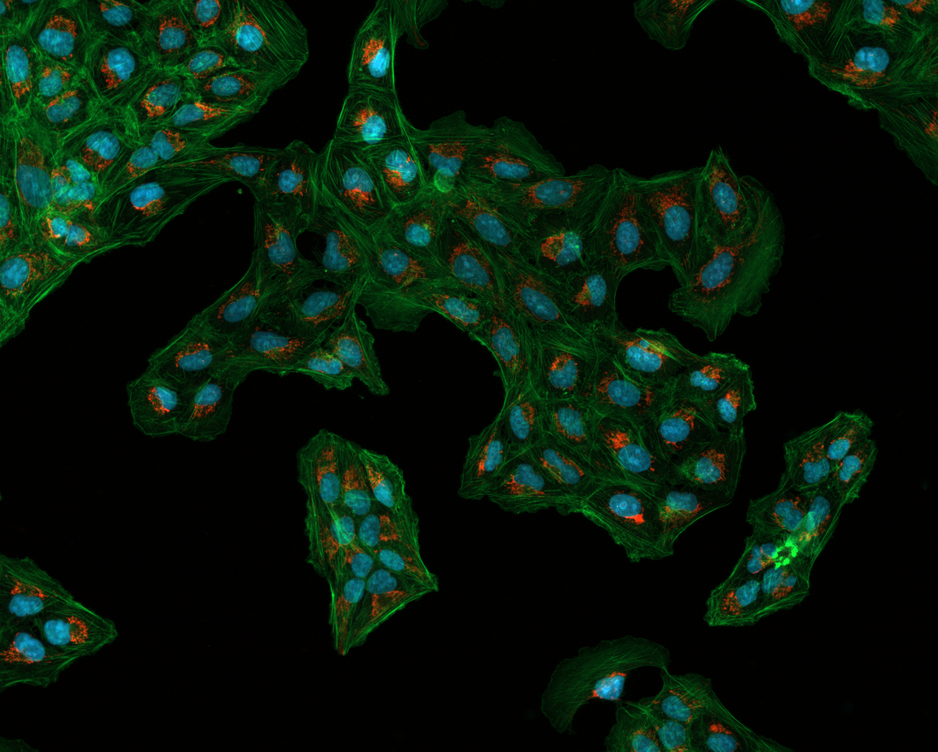
#> input picture opencv/bnsreenu/image_processing_APEER/Osteosarcoma_01.tif, 938 x 752 px, shrunk from 1376 x 1104 before the run, found by its file name
$ python '51-hresholding and segmentation.py'
#> lines starting #> are read from the running program, lines starting #| are printed output that depends on the picture; after the words box and inside, x2 and y2 are one past the last pixel; in counts of white or black regions, pixels touching at a corner belong together
"""
     51 - What is image thresholding and segmentation?
 -----------------------------------------------------
https://www.youtube.com/watch?v=8TkligJJCAQ&list=PLHae9ggVvqPgyRQQOtENr6hK0m1UquGaG&index=52
https://github.com/bnsreenu/python_for_image_processing_APEER/blob/master/tutorial51_what_is_image_segmentation_and_thresholding.py


 Manual and auto thresholding
 20:38
"""

import cv2
import matplotlib.pyplot as plt

import getpass
import os


USER = getpass.getuser()

BASE_FOLDER = 'C:/Users/' + USER + '/Pictures/Saved Pictures/'
IMAGE_NAME_1 = 'Osteosarcoma_01.tif'  # '2.jpg' 'lena.jpg'
IMAGE_NAME_2 = 'Osteosarcoma_01_transl.tif'


IMAGE1 = BASE_FOLDER + IMAGE_NAME_1
IMAGE2 = BASE_FOLDER + IMAGE_NAME_2
print(IMAGE1)

img = cv2.imread(IMAGE1 , 1)#read as color image
#> img is the input picture: shape (752, 938, 3); mean B, G, R 11.1, 23.9, 7

#########################MANUAL##################
#Separate blue channels as they contain nuclei pixels (DAPI).
blue_channel = img[:,:,0]
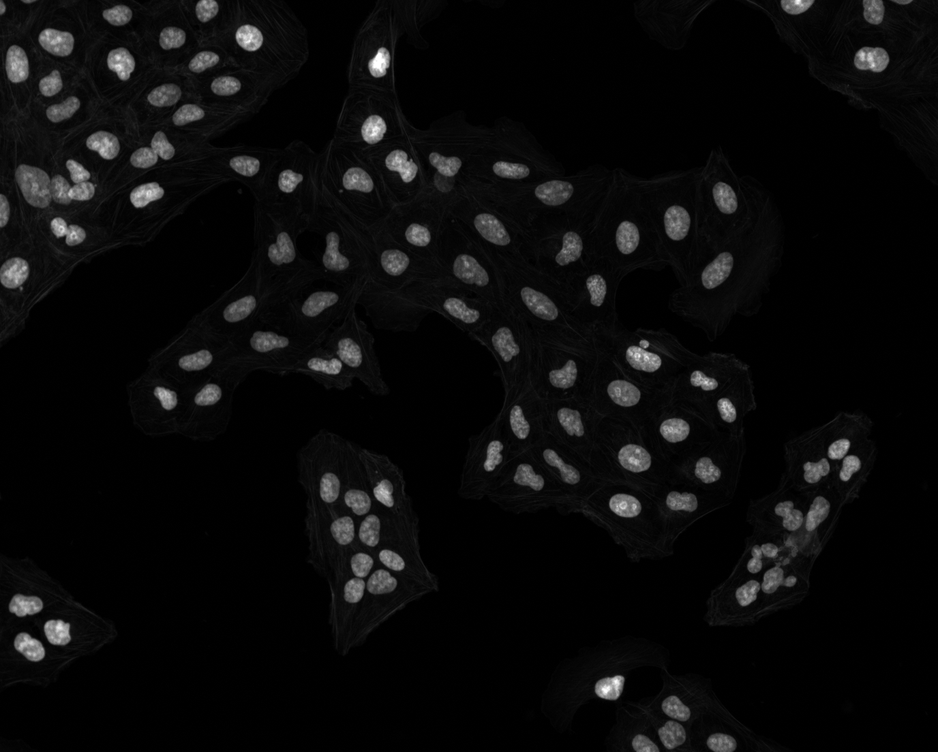
#> blue_channel: shape (752, 938); min 0, max 255, mean 11.1
plt.imshow(blue_channel, cmap='gray')


#hist(blue_channel.flat, bins=100, range=(0,70))  #.flat returns the flattened numpy array (1D)


#Manual thresholding by setting threshold value to numpy array
#After thresholding we will get a binary image.
background = (blue_channel <= 40)
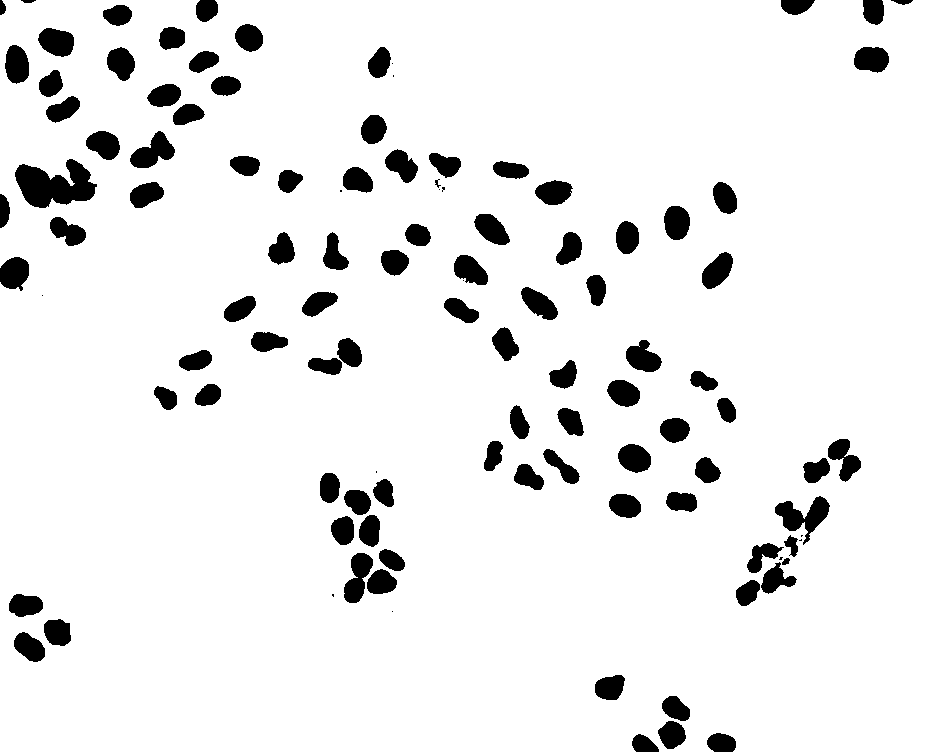
#> background: shape (752, 938) bool; 92.4% white; 111 black regions (13 under 20 px), largest, box (x1, y1, x2, y2) and area: (15, 159, 97, 208) 2455, (775, 496, 830, 545) 1144, (130, 131, 175, 168) 906
nuclei = (blue_channel > 40)# An array of boolean values
#plt.imshow(nuclei, cmap='gray')

#Using opencv to perform manual threshold
#All pixels above 40 will have pixel value 255
#Should be exactly same as the above method.
ret1, thresh1 = cv2.threshold(blue_channel, 40, 255, cv2.THRESH_BINARY)
plt.imshow(thresh1, cmap='gray')

######################################################

############# AUTO using OTSU ##########################
#Using opencv for otsu based automatic thresholding
ret2, thresh2 = cv2.threshold(blue_channel,0,255,cv2.THRESH_BINARY+cv2.THRESH_OTSU)
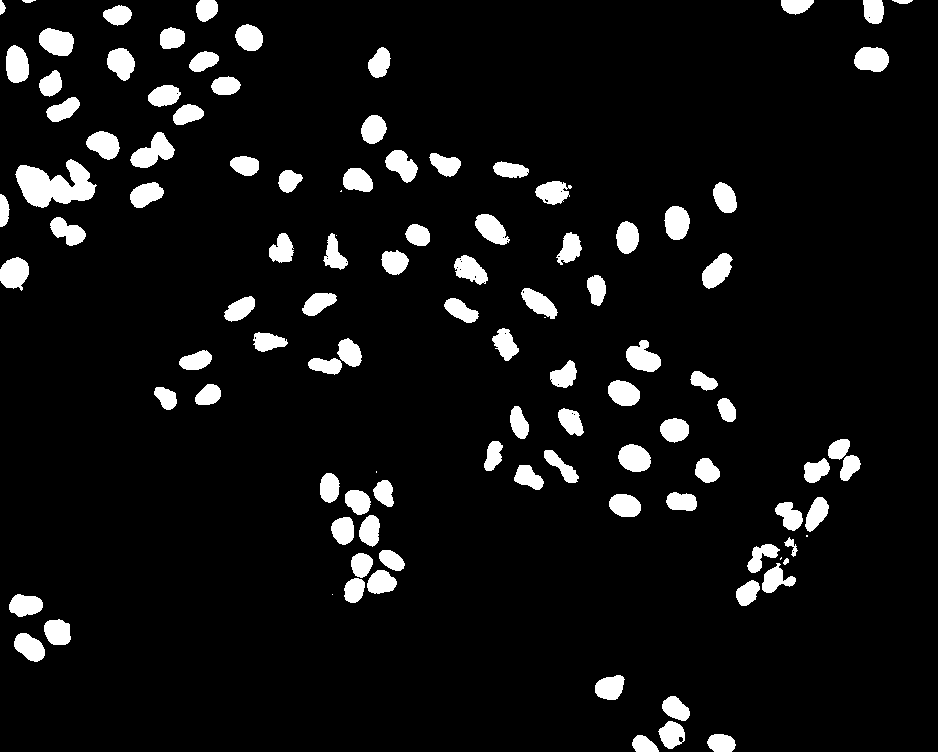
#> thresh2: shape (752, 938); 7.1% white; 107 white regions (7 under 20 px), largest, box (x1, y1, x2, y2) and area: (15, 159, 97, 208) 2345, (130, 132, 175, 168) 862, (39, 28, 74, 56) 747
#> ret2 = 50
#Reports a value of 50 as threshold for the nuclei.

#Now, let us segment the image, meaning assign values of 0, 1, 2, ... to pixels
import numpy as np
#np.digitize needs bins to be defined as an array
#So let us convert the threshold value to an array
# #np.digitize assign values 0, 1, 2, 3, ... to pixels in each class.
#For binary it wold be 0 and 1.
regions1=np.digitize(blue_channel, bins=np.array([ret2]))
#> regions1: shape (752, 938) int64; values 0 (black) and 1 (white), 7.2% white; 106 white regions (7 under 20 px), largest, box (x1, y1, x2, y2) and area: (15, 159, 97, 208) 2351, (130, 131, 175, 168) 867, (344, 553, 373, 603) 829

plt.imshow(regions1)

plt.title( 'bins=np.array([ret2])')
plt.axis("off")
####################################################################


fig = plt.figure(figsize=(16, 16))

plt.subplots_adjust ( hspace=0.6)


ax1 = fig.add_subplot(3,3,1)
ax1.imshow(img, cmap='gray')
ax1.title.set_text('Input Image')

ax2 = fig.add_subplot(3,3,2)
ax2.imshow(blue_channel, cmap='gray')
ax2.title.set_text('blue_channel')

ax3 = fig.add_subplot(3,3,3)
ax3.hist(blue_channel.flat, bins=100, range=(0,50))
ax3.title.set_text('hist color range 0- 50')

ax4 = fig.add_subplot(3,3,4)
ax4.imshow(nuclei, cmap='gray')
ax4.title.set_text('nuclei menual metod')


ax5 = fig.add_subplot(3,3,5)
ax5.imshow(thresh1, cmap='gray')
ax5.title.set_text('nuclei cv2')


ax6 = fig.add_subplot(3,3,6)
ax6.imshow(thresh2, cmap='gray')
ax6.title.set_text('AUTO using OTSU')


ax7 = fig.add_subplot(3,3,7)
ax7.imshow(regions1, cmap='gray')
ax7.title.set_text('regions1')

plt.show()
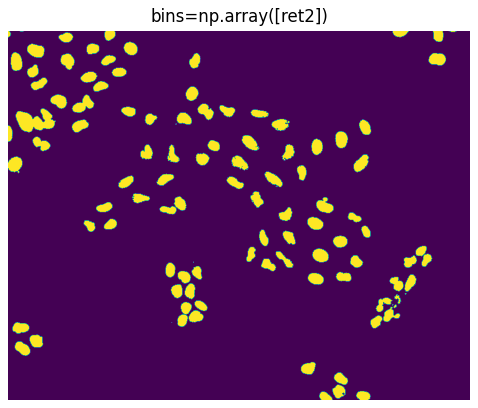
#> figure drawn by matplotlib, 1 panel
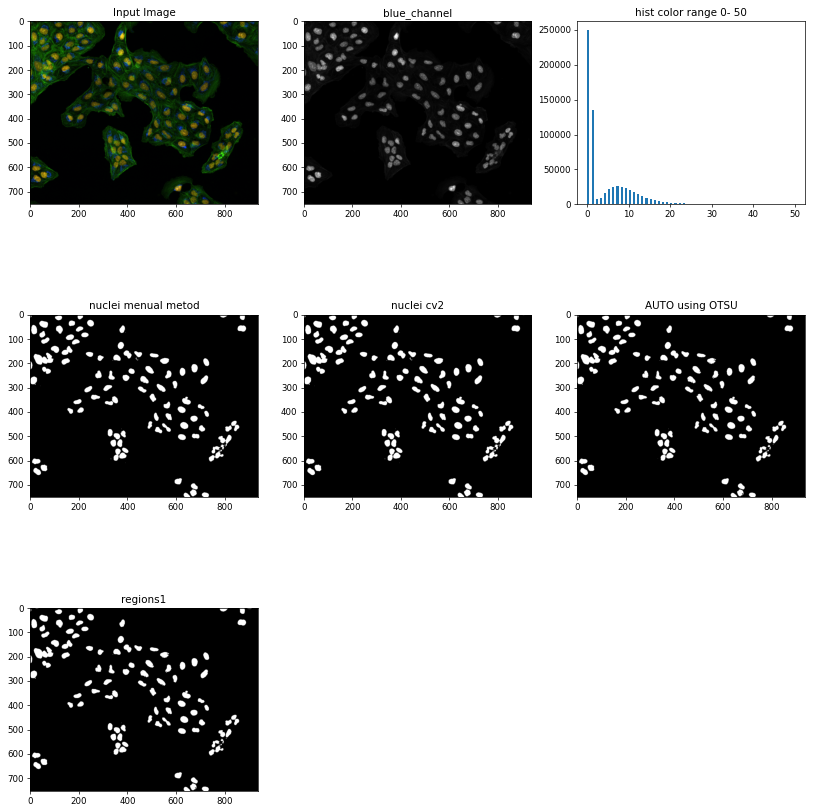
#> figure drawn by matplotlib, 7 panels; B, G, R data is drawn as R, G, B; panel 3: tallest bar 250258 high, from x = 0 to 0.5

$ run again, with opencv/bnsreenu/image_processing_APEER/Sandstone_Versa0050_test.tif copied over opencv/bnsreenu/image_processing_APEER/Osteosarcoma_01.tif
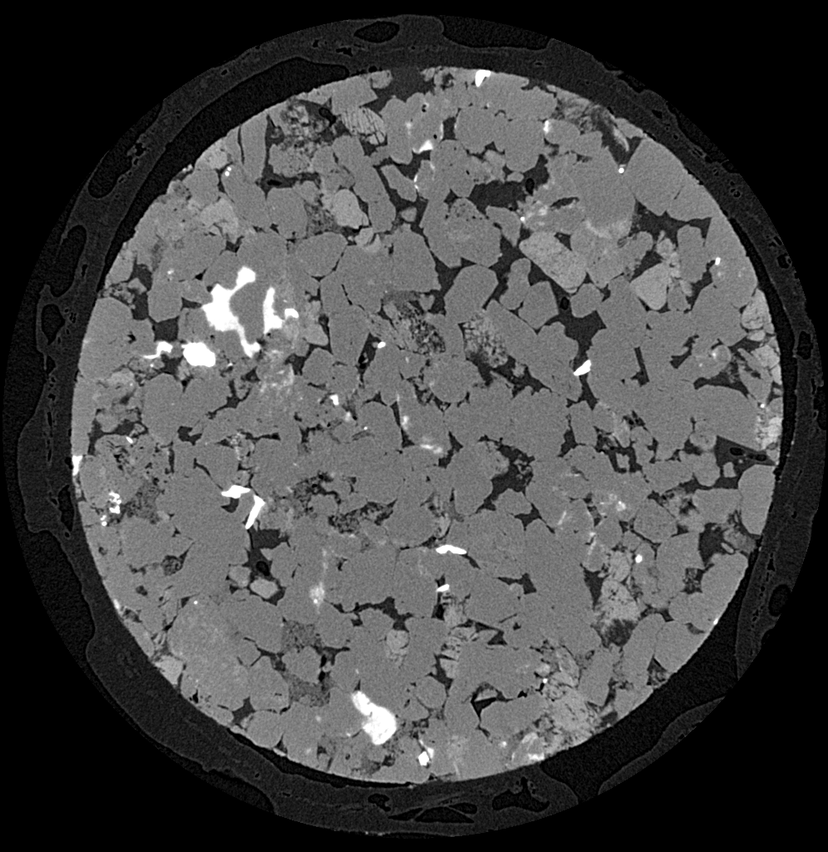
#> input picture opencv/bnsreenu/image_processing_APEER/Sandstone_Versa0050_test.tif, 828 x 852 px, shrunk from 996 x 1024 before the run, found by its file name
#> img is the input picture: shape (852, 828, 3); min 0, max 255, mean 69.7
#> `background = (blue_channel <= 40)`:
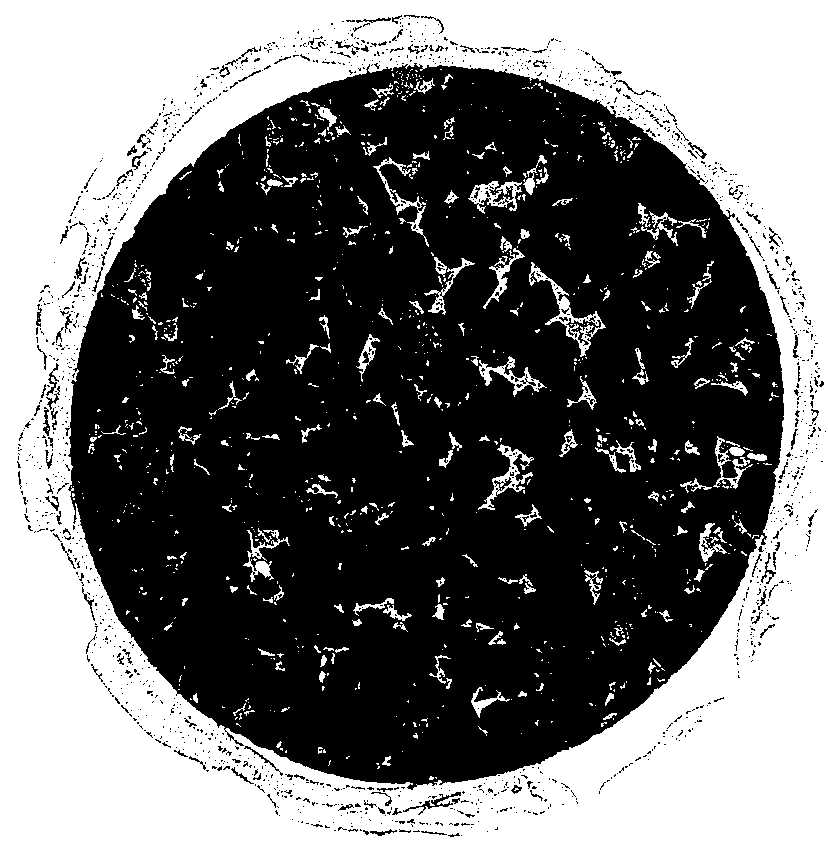
#> background: shape (852, 828) bool; 44.6% white; 959 white regions (743 under 20 px), largest, box (x1, y1, x2, y2) and area: (0, 0, 828, 852) 292182, (529, 262, 606, 357) 1132, (478, 444, 534, 510) 817
#> thresh2: shape (852, 828); 50.2% white; 835 black regions (603 under 20 px), largest, box (x1, y1, x2, y2) and area: (0, 0, 828, 852) 307150, (528, 260, 606, 371) 1967, (467, 154, 549, 215) 1904
#> ret2 = 69
#> regions1: shape (852, 828) int64; values 0 (black) and 1 (white), 50.3% white; 831 black regions (601 under 20 px), largest, box (x1, y1, x2, y2) and area: (0, 0, 828, 852) 307059, (528, 260, 606, 371) 1958, (467, 154, 549, 215) 1898
#> `plt.show()`:
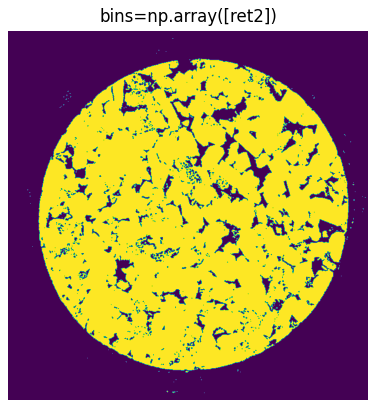
#> figure drawn by matplotlib, 1 panel
